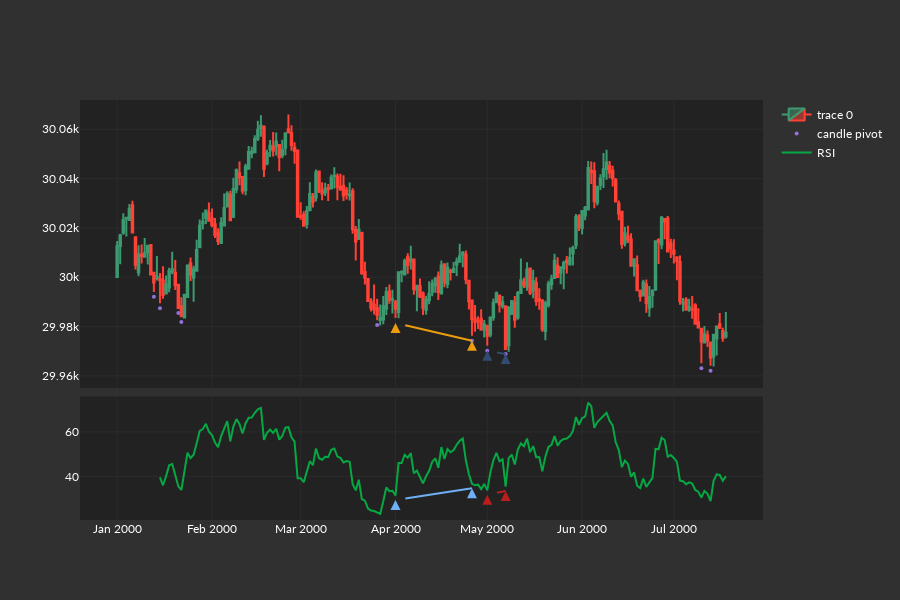

Notebook code cell kept with this figure:
### Code cell
testing(
    18,
    # price_range_start=29930,
    # price_range_end=29900,
)

### Figure 1 — Plotly figure (JSON) as saved in the notebook; plotly's stock layout.template omitted (floating-point values rounded to 4 significant figures; data arrays with more than 128 entries replaced by an {"elided": "..."} marker saying what was removed)
{"data": [{"close": {"elided": "200 float values"}, "high": {"elided": "200 float values"}, "low": {"elided": "200 float values"}, "open": {"elided": "200 float values"}, "type": "candlestick", "x": {"elided": "200 str values"}, "xaxis": "x", "yaxis": "y"}, {"marker": {"color": "MediumPurple", "size": 4}, "mode": "markers", "name": "candle pivot", "type": "scatter", "x": {"elided": "200 str values"}, "xaxis": "x", "y": {"elided": "200 float values"}, "yaxis": "y"}, {"name": "RSI", "type": "scatter", "x": {"elided": "200 str values"}, "xaxis": "x2", "y": {"elided": "200 float values"}, "yaxis": "y2"}, {"marker": {"size": 10, "symbol": "arrow-up"}, "mode": "markers+lines", "name": "Candle Line Div", "showlegend": false, "type": "scatter", "x": ["2000-04-26T00:00:00", "2000-04-01T00:00:00"], "xaxis": "x", "y": [29970.0, 29980.0], "yaxis": "y"}, {"marker": {"size": 10, "symbol": "arrow-up"}, "mode": "markers+lines", "name": "RSI div", "showlegend": false, "type": "scatter", "x": ["2000-04-26T00:00:00", "2000-04-01T00:00:00"], "xaxis": "x2", "y": [34.61, 29.33], "yaxis": "y2"}, {"marker": {"size": 10, "symbol": "arrow-up"}, "mode": "markers+lines", "name": "Candle Line Div", "showlegend": false, "type": "scatter", "x": ["2000-05-07T00:00:00", "2000-05-01T00:00:00"], "xaxis": "x", "y": [29970.0, 29970.0], "yaxis": "y"}, {"marker": {"size": 10, "symbol": "arrow-up"}, "mode": "markers+lines", "name": "RSI div", "showlegend": false, "type": "scatter", "x": ["2000-05-07T00:00:00", "2000-05-01T00:00:00"], "xaxis": "x2", "y": [33.38, 31.67], "yaxis": "y2"}, {"marker": {"size": 10, "symbol": "arrow-up"}, "mode": "markers+lines", "name": "Candle Line Div", "showlegend": false, "type": "scatter", "x": [], "xaxis": "x", "y": [], "yaxis": "y"}, {"marker": {"size": 10, "symbol": "arrow-up"}, "mode": "markers+lines", "name": "RSI div", "showlegend": false, "type": "scatter", "x": [], "xaxis": "x2", "y": [], "yaxis": "y2"}, {"marker": {"size": 10, "symbol": "arrow-up"}, "mode": "markers+lines", "name": "Candle Line Div", "showlegend": false, "type": "scatter", "x": [], "xaxis": "x", "y": [], "yaxis": "y"}, {"marker": {"size": 10, "symbol": "arrow-up"}, "mode": "markers+lines", "name": "RSI div", "showlegend": false, "type": "scatter", "x": [], "xaxis": "x2", "y": [], "yaxis": "y2"}], "layout": {"height": 600, "xaxis": {"anchor": "y", "domain": [0, 1], "matches": "x2", "rangeslider": {"visible": false}, "showticklabels": false}, "xaxis2": {"anchor": "y2", "domain": [0, 1]}, "yaxis": {"anchor": "x", "domain": [0.314, 1]}, "yaxis2": {"anchor": "x2", "domain": [0, 0.294]}}}
